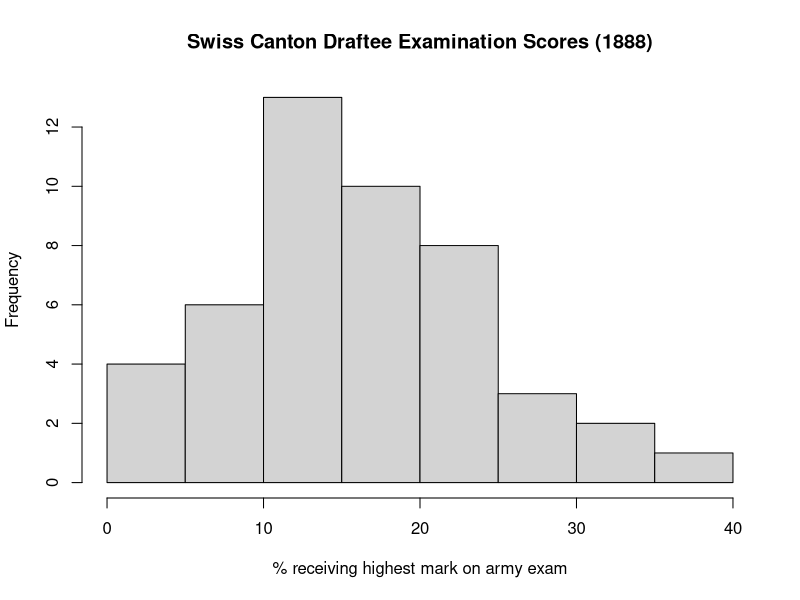
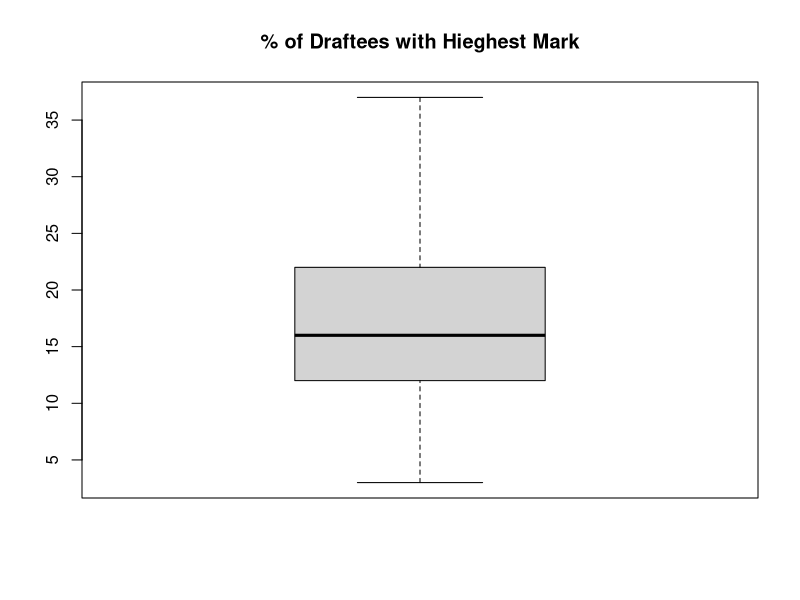

Here is the R script that generated these plots, in order:
## ---- chunk 1
knitr::opts_chunk$set(echo = TRUE)
## ---- chunk 2
data(swiss)
summary(swiss)
hist(swiss$Examination, main = 'Swiss Canton Draftee Examination Scores (1888)',
     xlab='% receiving highest mark on army exam')
## ---- chunk 3
boxplot(swiss$Examination, main = '% of Draftees with Hieghest Mark')
